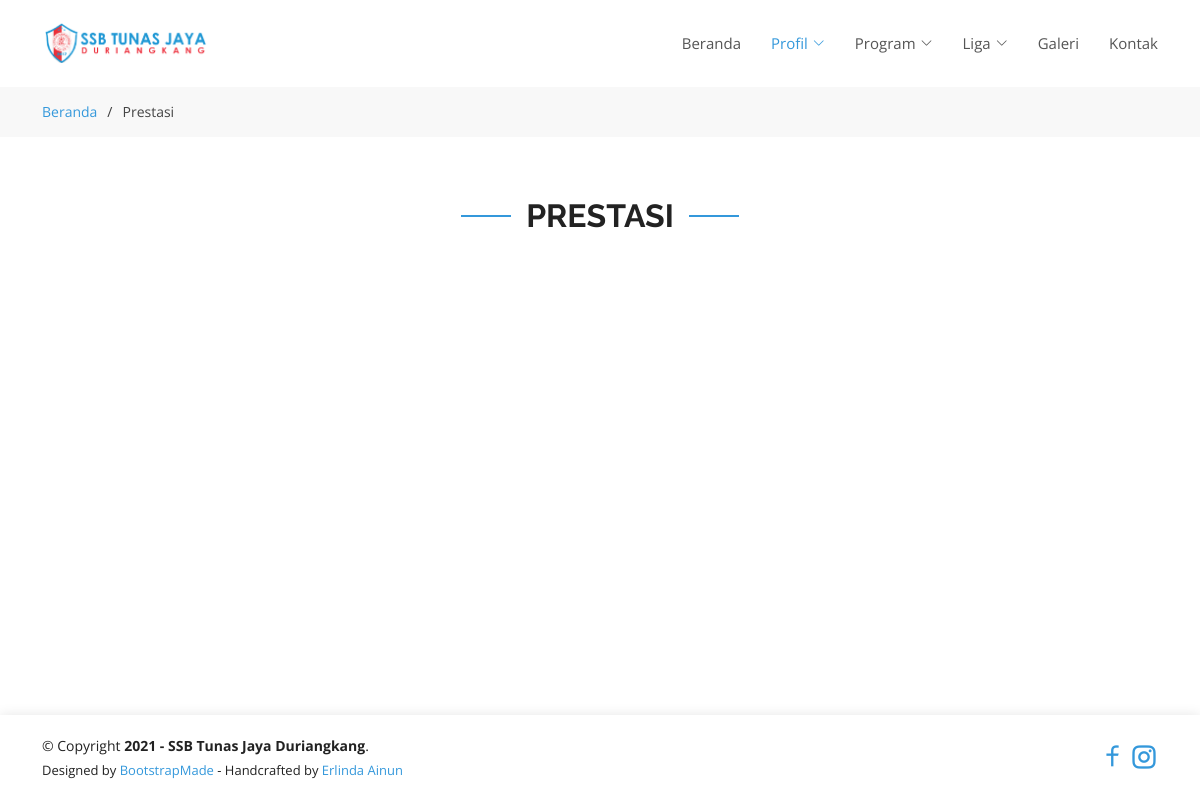
The page /achievement.php on the database as committed earlier.
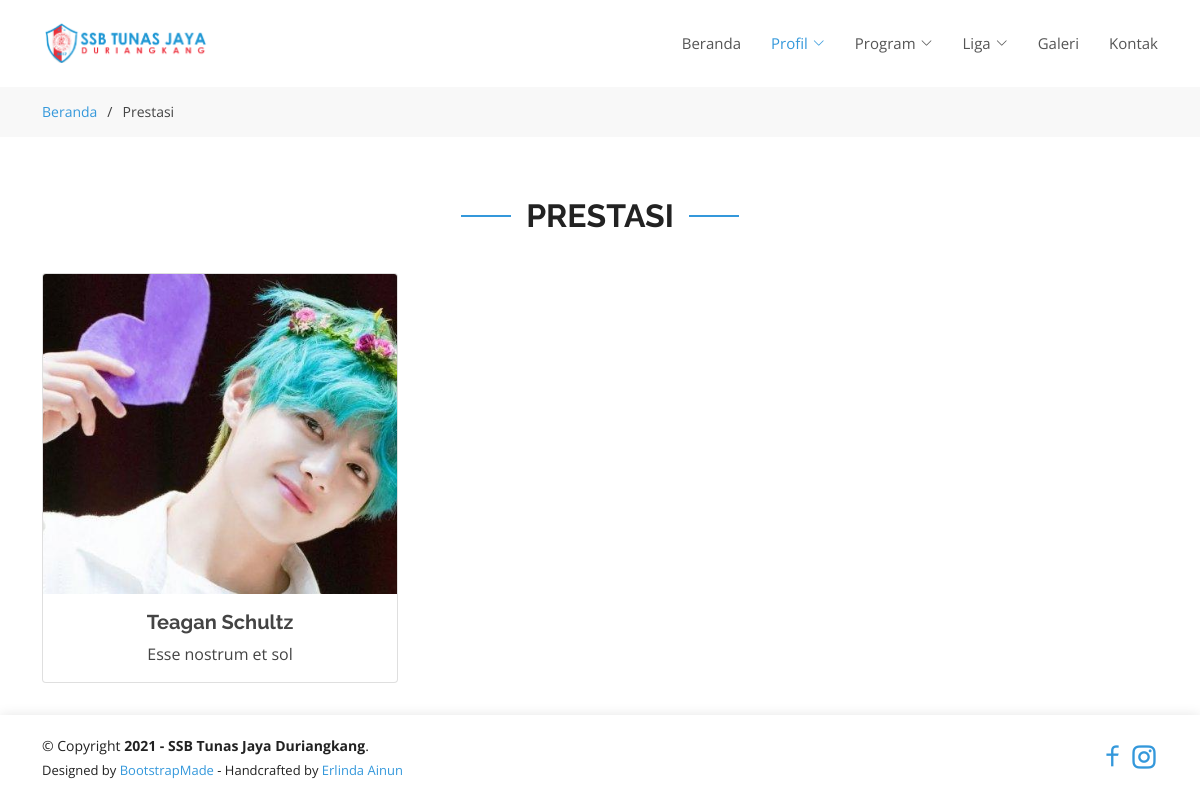
The same page on the database as committed later.
### tables this page shows
CREATE TABLE `achievements` (
  `id` int(11) NOT NULL,
  `name` varchar(45) DEFAULT NULL,
  `description` varchar(255) DEFAULT NULL,
  `image_path` text DEFAULT NULL,
  `created_at` timestamp NULL DEFAULT NULL,
  `updated_at` timestamp NULL DEFAULT NULL
);

### achievement.php (the view, shortened to what this page needs)
<!DOCTYPE html>
<html lang="en">
<head>
    <?php include 'connection.php'; ?>
    <link href="assets/vendor/aos/aos.css" rel="stylesheet">
    <link href="assets/vendor/bootstrap/css/bootstrap.min.css" rel="stylesheet">
    <link href="assets/vendor/bootstrap-icons/bootstrap-icons.css" rel="stylesheet">
    <link href="assets/vendor/boxicons/css/boxicons.min.css" rel="stylesheet">
    <link href="assets/vendor/glightbox/css/glightbox.min.css" rel="stylesheet">
    <link href="assets/vendor/remixicon/remixicon.css" rel="stylesheet">
    <link href="assets/vendor/swiper/swiper-bundle.min.css" rel="stylesheet">
    <link href="assets/css/style.css" rel="stylesheet">
</head>
<body>
    <?php include 'header.php'; ?>
    <main id="main">
        <section id="breadcrumbs" class="breadcrumbs">
            <div class="container">
                <div class="d-flex justify-content-between align-items-center">
                    <ol>
                        <li><a href="/">Beranda</a></li>
                        <li>Prestasi</li>
                    </ol>
                </div>
            </div>
        </section>
        <section id="contact" class="contact">
            <div class="container">
                <div class="section-title" data-aos="fade-up">
                    <h2>Prestasi</h2>
                </div>
                <div class="row" data-aos="fade-up">
                    <?php
                    $sql = 'SELECT * FROM `achievements`';
                    $result = $conn->query($sql);
                    while ($row = $result->fetch_assoc()) {
                        $image_path = str_replace('..', '', $row['image_path']);
                        $src = 'http://' . $_SERVER['HTTP_HOST'] . $image_path;
                    ?>
                        <div class="col-lg-4 col-md-6">
                            <div class="card">
                                <img src="<?php echo $src ?>" class="card-img-top" alt="...">
                                <div class="card-body manager">
                                    <h5 class="card-title"><strong><?php echo $row['name'] ?></strong></h5>
                                    <p class="card-text"><?php echo $row['description'] ?></p>
                                </div>
                            </div>
                        </div>
                    <?php } ?>
                </div>
            </div>
        </section>
    </main>
    <?php include 'footer.php'; ?>
</body>
</html>

Rows that differ between the two databases and show on the page:
added achievements: image_path (picture), name "Teagan Schultz", description "Esse nostrum et sol"
